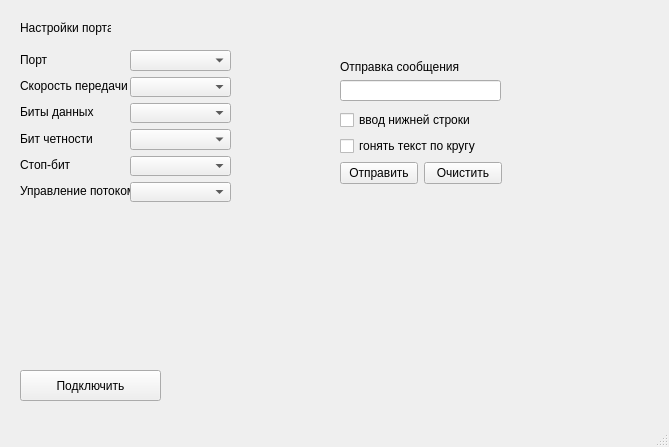
<?xml version="1.0" encoding="UTF-8"?>
<ui version="4.0">
 <class>MainWindow</class>
 <widget class="QMainWindow" name="MainWindow">
  <property name="geometry">
   <rect>
    <x>0</x>
    <y>0</y>
    <width>669</width>
    <height>447</height>
   </rect>
  </property>
  <property name="windowTitle">
   <string>GUIApp Zamyatin_Practika</string>
  </property>
  <widget class="QWidget" name="centralwidget">
   <widget class="QLabel" name="label">
    <property name="geometry">
     <rect>
      <x>20</x>
      <y>20</y>
      <width>91</width>
      <height>16</height>
     </rect>
    </property>
    <property name="text">
     <string>Настройки порта:</string>
    </property>
   </widget>
   <widget class="QPushButton" name="Connect">
    <property name="geometry">
     <rect>
      <x>20</x>
      <y>370</y>
      <width>141</width>
      <height>31</height>
     </rect>
    </property>
    <property name="text">
     <string>Подключить</string>
    </property>
   </widget>
   <widget class="QWidget" name="layoutWidget">
    <property name="geometry">
     <rect>
      <x>20</x>
      <y>50</y>
      <width>111</width>
      <height>151</height>
     </rect>
    </property>
    <layout class="QVBoxLayout" name="verticalLayout">
     <item>
      <widget class="QLabel" name="label_2">
       <property name="text">
        <string>Порт</string>
       </property>
      </widget>
     </item>
     <item>
      <widget class="QLabel" name="label_3">
       <property name="text">
        <string>Скорость передачи</string>
       </property>
      </widget>
     </item>
     <item>
      <widget class="QLabel" name="label_4">
       <property name="text">
        <string>Биты данных</string>
       </property>
      </widget>
     </item>
     <item>
      <widget class="QLabel" name="label_5">
       <property name="text">
        <string>Бит четности</string>
       </property>
      </widget>
     </item>
     <item>
      <widget class="QLabel" name="label_6">
       <property name="text">
        <string>Стоп-бит</string>
       </property>
      </widget>
     </item>
     <item>
      <widget class="QLabel" name="label_7">
       <property name="text">
        <string>Управление потоком</string>
       </property>
      </widget>
     </item>
    </layout>
   </widget>
   <widget class="QWidget" name="layoutWidget">
    <property name="geometry">
     <rect>
      <x>130</x>
      <y>50</y>
      <width>101</width>
      <height>152</height>
     </rect>
    </property>
    <layout class="QVBoxLayout" name="verticalLayout_2">
     <item>
      <widget class="QComboBox" name="comboBox"/>
     </item>
     <item>
      <widget class="QComboBox" name="comboBox_baudRate"/>
     </item>
     <item>
      <widget class="QComboBox" name="comboBox_dataBits"/>
     </item>
     <item>
      <widget class="QComboBox" name="comboBox_parity"/>
     </item>
     <item>
      <widget class="QComboBox" name="comboBox_stopBit"/>
     </item>
     <item>
      <widget class="QComboBox" name="comboBox_flowBit"/>
     </item>
    </layout>
   </widget>
   <widget class="QLabel" name="image">
    <property name="geometry">
     <rect>
      <x>20</x>
      <y>210</y>
      <width>181</width>
      <height>151</height>
     </rect>
    </property>
    <property name="text">
     <string/>
    </property>
   </widget>
   <widget class="QWidget" name="layoutWidget">
    <property name="geometry">
     <rect>
      <x>340</x>
      <y>60</y>
      <width>161</width>
      <height>41</height>
     </rect>
    </property>
    <layout class="QVBoxLayout" name="verticalLayout_3">
     <item>
      <widget class="QLabel" name="label_8">
       <property name="text">
        <string>Отправка сообщения</string>
       </property>
      </widget>
     </item>
     <item>
      <widget class="QLineEdit" name="lineEdit"/>
     </item>
    </layout>
   </widget>
   <widget class="QWidget" name="">
    <property name="geometry">
     <rect>
      <x>340</x>
      <y>110</y>
      <width>162</width>
      <height>75</height>
     </rect>
    </property>
    <layout class="QVBoxLayout" name="verticalLayout_5">
     <item>
      <widget class="QCheckBox" name="checkBox_2">
       <property name="text">
        <string>ввод нижней строки</string>
       </property>
      </widget>
     </item>
     <item>
      <layout class="QVBoxLayout" name="verticalLayout_4">
       <item>
        <widget class="QCheckBox" name="checkBox">
         <property name="text">
          <string>гонять текст по кругу</string>
         </property>
        </widget>
       </item>
       <item>
        <layout class="QHBoxLayout" name="horizontalLayout">
         <item>
          <widget class="QPushButton" name="pushButton">
           <property name="text">
            <string>Отправить</string>
           </property>
          </widget>
         </item>
         <item>
          <widget class="QPushButton" name="pushButton_2">
           <property name="text">
            <string>Очистить</string>
           </property>
          </widget>
         </item>
        </layout>
       </item>
      </layout>
     </item>
    </layout>
   </widget>
  </widget>
  <widget class="QStatusBar" name="statusbar"/>
  <widget class="QMenuBar" name="menubar">
   <property name="geometry">
    <rect>
     <x>0</x>
     <y>0</y>
     <width>669</width>
     <height>21</height>
    </rect>
   </property>
  </widget>
 </widget>
 <resources/>
 <connections/>
</ui>
